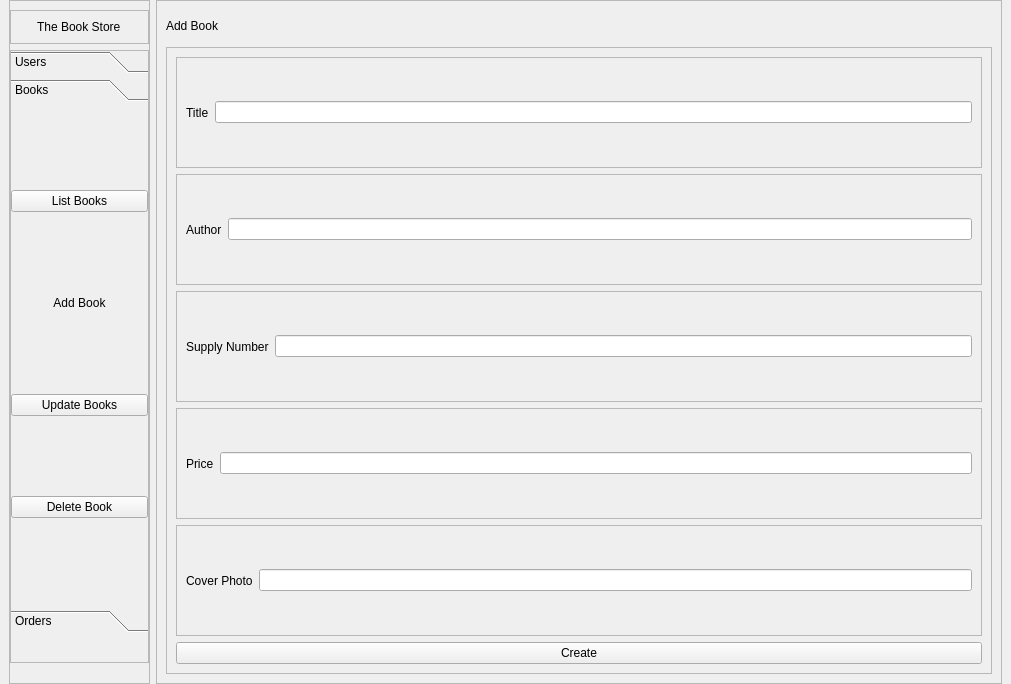
<?xml version="1.0" encoding="UTF-8"?>
<ui version="4.0">
 <class>MainWindow</class>
 <widget class="QMainWindow" name="MainWindow">
  <property name="geometry">
   <rect>
    <x>0</x>
    <y>0</y>
    <width>1011</width>
    <height>684</height>
   </rect>
  </property>
  <property name="windowTitle">
   <string>MainWindow</string>
  </property>
  <widget class="QWidget" name="centralwidget">
   <layout class="QHBoxLayout" name="horizontalLayout" stretch="1,6">
    <property name="topMargin">
     <number>0</number>
    </property>
    <property name="bottomMargin">
     <number>0</number>
    </property>
    <item>
     <widget class="QFrame" name="frame">
      <property name="frameShape">
       <enum>QFrame::StyledPanel</enum>
      </property>
      <property name="frameShadow">
       <enum>QFrame::Raised</enum>
      </property>
      <layout class="QVBoxLayout" name="verticalLayout">
       <property name="leftMargin">
        <number>0</number>
       </property>
       <property name="rightMargin">
        <number>0</number>
       </property>
       <property name="bottomMargin">
        <number>20</number>
       </property>
       <item>
        <widget class="QFrame" name="frame_3">
         <property name="frameShape">
          <enum>QFrame::StyledPanel</enum>
         </property>
         <property name="frameShadow">
          <enum>QFrame::Raised</enum>
         </property>
         <layout class="QHBoxLayout" name="horizontalLayout_2">
          <item alignment="Qt::AlignHCenter">
           <widget class="QLabel" name="l_storetitle">
            <property name="text">
             <string>The Book Store</string>
            </property>
           </widget>
          </item>
         </layout>
        </widget>
       </item>
       <item>
        <widget class="QFrame" name="frame_4">
         <property name="sizePolicy">
          <sizepolicy hsizetype="Preferred" vsizetype="Expanding">
           <horstretch>0</horstretch>
           <verstretch>0</verstretch>
          </sizepolicy>
         </property>
         <property name="frameShape">
          <enum>QFrame::StyledPanel</enum>
         </property>
         <property name="frameShadow">
          <enum>QFrame::Raised</enum>
         </property>
         <layout class="QHBoxLayout" name="horizontalLayout_3">
          <property name="leftMargin">
           <number>0</number>
          </property>
          <property name="topMargin">
           <number>0</number>
          </property>
          <property name="rightMargin">
           <number>0</number>
          </property>
          <property name="bottomMargin">
           <number>30</number>
          </property>
          <item>
           <widget class="QToolBox" name="tb_sidemenu">
            <property name="sizePolicy">
             <sizepolicy hsizetype="Preferred" vsizetype="Preferred">
              <horstretch>0</horstretch>
              <verstretch>0</verstretch>
             </sizepolicy>
            </property>
            <property name="currentIndex">
             <number>1</number>
            </property>
            <widget class="QWidget" name="p_user">
             <property name="geometry">
              <rect>
               <x>0</x>
               <y>0</y>
               <width>135</width>
               <height>458</height>
              </rect>
             </property>
             <attribute name="label">
              <string>Users</string>
             </attribute>
             <layout class="QVBoxLayout" name="verticalLayout_4">
              <property name="leftMargin">
               <number>0</number>
              </property>
              <property name="rightMargin">
               <number>0</number>
              </property>
              <item>
               <widget class="QPushButton" name="pb_listusers">
                <property name="text">
                 <string>List Users</string>
                </property>
               </widget>
              </item>
              <item>
               <widget class="QPushButton" name="pb_adduser">
                <property name="text">
                 <string>Add User</string>
                </property>
               </widget>
              </item>
              <item>
               <widget class="QPushButton" name="pb_updateuser">
                <property name="text">
                 <string>Update User</string>
                </property>
               </widget>
              </item>
              <item>
               <widget class="QPushButton" name="pb_deleteuser">
                <property name="text">
                 <string>Delete User</string>
                </property>
               </widget>
              </item>
             </layout>
            </widget>
            <widget class="QWidget" name="p_book">
             <property name="geometry">
              <rect>
               <x>0</x>
               <y>0</y>
               <width>135</width>
               <height>458</height>
              </rect>
             </property>
             <attribute name="label">
              <string>Books</string>
             </attribute>
             <layout class="QVBoxLayout" name="verticalLayout_5">
              <property name="leftMargin">
               <number>0</number>
              </property>
              <property name="rightMargin">
               <number>0</number>
              </property>
              <item>
               <widget class="QPushButton" name="pb_listbooks">
                <property name="text">
                 <string>List Books</string>
                </property>
               </widget>
              </item>
              <item>
               <widget class="QPushButton" name="pb_addbook">
                <property name="text">
                 <string>Add Book</string>
                </property>
                <property name="flat">
                 <bool>true</bool>
                </property>
               </widget>
              </item>
              <item>
               <widget class="QPushButton" name="pb_updatebook">
                <property name="text">
                 <string>Update Books</string>
                </property>
               </widget>
              </item>
              <item>
               <widget class="QPushButton" name="pb_deletebook">
                <property name="text">
                 <string>Delete Book</string>
                </property>
               </widget>
              </item>
             </layout>
            </widget>
            <widget class="QWidget" name="p_order">
             <property name="geometry">
              <rect>
               <x>0</x>
               <y>0</y>
               <width>132</width>
               <height>146</height>
              </rect>
             </property>
             <attribute name="label">
              <string>Orders</string>
             </attribute>
             <layout class="QVBoxLayout" name="verticalLayout_6">
              <property name="spacing">
               <number>-1</number>
              </property>
              <property name="leftMargin">
               <number>0</number>
              </property>
              <property name="rightMargin">
               <number>0</number>
              </property>
              <item>
               <widget class="QPushButton" name="pb_listorders">
                <property name="text">
                 <string>List Orders</string>
                </property>
               </widget>
              </item>
              <item>
               <widget class="QPushButton" name="pb_createorder">
                <property name="text">
                 <string>Create Order</string>
                </property>
               </widget>
              </item>
              <item>
               <widget class="QPushButton" name="pb_updateorders">
                <property name="text">
                 <string>Update Orders</string>
                </property>
               </widget>
              </item>
              <item>
               <widget class="QPushButton" name="pb_cancelorder">
                <property name="text">
                 <string>Cancel Order</string>
                </property>
               </widget>
              </item>
             </layout>
            </widget>
           </widget>
          </item>
         </layout>
        </widget>
       </item>
      </layout>
     </widget>
    </item>
    <item>
     <widget class="QFrame" name="frame_2">
      <property name="frameShape">
       <enum>QFrame::StyledPanel</enum>
      </property>
      <property name="frameShadow">
       <enum>QFrame::Raised</enum>
      </property>
      <layout class="QVBoxLayout" name="verticalLayout_2" stretch="1,20">
       <item>
        <widget class="QLabel" name="l_pagebanner">
         <property name="text">
          <string>Add Book</string>
         </property>
        </widget>
       </item>
       <item>
        <widget class="QFrame" name="frame_6">
         <property name="frameShape">
          <enum>QFrame::StyledPanel</enum>
         </property>
         <property name="frameShadow">
          <enum>QFrame::Raised</enum>
         </property>
         <layout class="QVBoxLayout" name="verticalLayout_3">
          <item>
           <widget class="QFrame" name="frame_7">
            <property name="frameShape">
             <enum>QFrame::StyledPanel</enum>
            </property>
            <property name="frameShadow">
             <enum>QFrame::Raised</enum>
            </property>
            <layout class="QHBoxLayout" name="horizontalLayout_6">
             <item>
              <widget class="QLabel" name="l_title">
               <property name="text">
                <string>Title</string>
               </property>
              </widget>
             </item>
             <item>
              <widget class="QLineEdit" name="le_title"/>
             </item>
            </layout>
           </widget>
          </item>
          <item>
           <widget class="QFrame" name="frame_5">
            <property name="frameShape">
             <enum>QFrame::StyledPanel</enum>
            </property>
            <property name="frameShadow">
             <enum>QFrame::Raised</enum>
            </property>
            <layout class="QHBoxLayout" name="horizontalLayout_4">
             <item>
              <widget class="QLabel" name="l_author">
               <property name="text">
                <string>Author</string>
               </property>
              </widget>
             </item>
             <item>
              <widget class="QLineEdit" name="le_author"/>
             </item>
            </layout>
           </widget>
          </item>
          <item>
           <widget class="QFrame" name="frame_9">
            <property name="frameShape">
             <enum>QFrame::StyledPanel</enum>
            </property>
            <property name="frameShadow">
             <enum>QFrame::Raised</enum>
            </property>
            <layout class="QHBoxLayout" name="horizontalLayout_7">
             <item>
              <widget class="QLabel" name="l_supplynumber">
               <property name="text">
                <string>Supply Number</string>
               </property>
              </widget>
             </item>
             <item>
              <widget class="QLineEdit" name="le_supplynumber"/>
             </item>
            </layout>
           </widget>
          </item>
          <item>
           <widget class="QFrame" name="frame_10">
            <property name="frameShape">
             <enum>QFrame::StyledPanel</enum>
            </property>
            <property name="frameShadow">
             <enum>QFrame::Raised</enum>
            </property>
            <layout class="QHBoxLayout" name="horizontalLayout_8">
             <item>
              <widget class="QLabel" name="l_price">
               <property name="text">
                <string>Price</string>
               </property>
              </widget>
             </item>
             <item>
              <widget class="QLineEdit" name="le_price"/>
             </item>
            </layout>
           </widget>
          </item>
          <item>
           <widget class="QFrame" name="frame_8">
            <property name="frameShape">
             <enum>QFrame::StyledPanel</enum>
            </property>
            <property name="frameShadow">
             <enum>QFrame::Raised</enum>
            </property>
            <layout class="QHBoxLayout" name="horizontalLayout_5">
             <item>
              <widget class="QLabel" name="l_coverphoto">
               <property name="text">
                <string>Cover Photo</string>
               </property>
              </widget>
             </item>
             <item>
              <widget class="QLineEdit" name="le_coverphoto"/>
             </item>
            </layout>
           </widget>
          </item>
          <item>
           <widget class="QPushButton" name="pb_create">
            <property name="text">
             <string>Create</string>
            </property>
           </widget>
          </item>
         </layout>
        </widget>
       </item>
      </layout>
     </widget>
    </item>
   </layout>
  </widget>
 </widget>
 <resources/>
 <connections/>
</ui>
